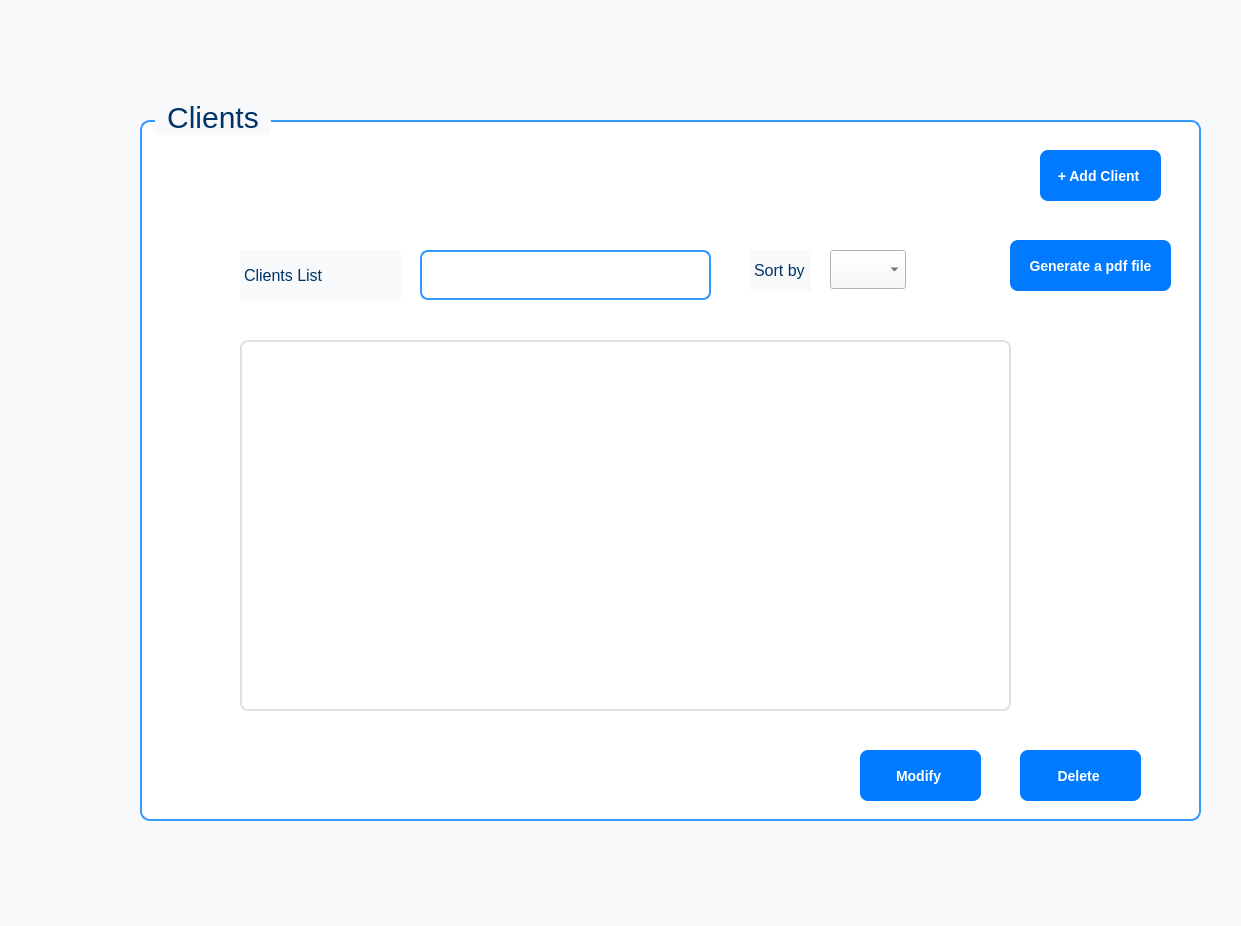
<?xml version="1.0" encoding="UTF-8"?>
<ui version="4.0">
 <class>MainWindow</class>
 <widget class="QMainWindow" name="MainWindow">
  <property name="geometry">
   <rect>
    <x>0</x>
    <y>0</y>
    <width>1241</width>
    <height>926</height>
   </rect>
  </property>
  <property name="windowTitle">
   <string>ClientManagement </string>
  </property>
  <property name="styleSheet">
   <string notr="true">QWidget {
    background-color: #f8f9fa;
    font-family: &quot;Segoe UI&quot;, sans-serif;
    font-size: 14px;
    color: #212529;
}

QLabel {
    font-weight: bold;
    color: #003366;
    font: 16px;
    padding: 4px 0;
}

QLineEdit {
    border: 2px solid #3399ff;
    border-radius: 8px;
    padding: 8px 10px;
    min-height: 30px;
    background-color: #ffffff;
    color: #495057;
}
QLineEdit:hover {
    border: 2px solid #007acc;
    background-color: #f1f8ff;
}
QLineEdit:focus {
    outline: none;
    border: 2px solid #0056b3;
    box-shadow: 0 0 5px rgba(0, 86, 179, 0.5);
}

QGroupBox {
    border: 2px solid #3399ff;
    border-radius: 10px;
    margin-top: 20px;
    font-size: 30px;
    background-color: #ffffff;
    padding: 10px;
}
QGroupBox:title {
    subcontrol-origin: margin;
    left: 15px;
    padding: 0 8px;
    color: #003366;
    font-size: 18px;
    font-weight: bold;
    background-color: #f8f9fa;
    border-radius: 5px;
}

QPushButton {
    background-color: #007bff;
    color: white;
    border-radius: 8px;
    padding: 8px 16px;
    font-weight: bold;
    font-size: 14px;
    box-shadow: 0 2px 5px rgba(0, 0, 0, 0.1);
    transition: all 0.3s ease;
}
QPushButton:hover {
    background-color: #0056b3;
    box-shadow: 0 4px 10px rgba(0, 0, 0, 0.2);
}
QPushButton:pressed {
    background-color: #003d80;
    box-shadow: inset 0 2px 4px rgba(0, 0, 0, 0.2);
}

QHeaderView::section {
    background-color: #3399ff;
    color: white;
    font-weight: bold;
    font-size: 14px;
    padding: 8px;
    border: none;
    text-align: left;
    border-radius: 5px;
}

QTableView {
    border: 2px solid #dee2e6;
    border-radius: 8px;
    background-color: #ffffff;
    gridline-color: #dee2e6;
    selection-background-color: #007bff;
    selection-color: white;
    font-family: &quot;Segoe UI&quot;, sans-serif;
    font-size: 14px;
    color: #212529;
}

QTableView::item:hover {
    background-color: #f1f8ff;
}

QTableView::item:selected {
    background-color: #0056b3;
    color: white;
}

QHeaderView::section {
    background-color: #3399ff;
    color: white;
    font-weight: bold;
    font-size: 14px;
    padding: 8px;
    border: none;
    text-align: left;
    border-radius: 5px;
}

QTableCornerButton::section {
    background-color: #3399ff;
    border-radius: 5px;
}

QScrollBar:vertical {
    background: #e9ecef;
    border: none;
    width: 10px;
    margin: 0px;
    border-radius: 5px;
}

QScrollBar::handle:vertical {
    background: #007bff;
    border-radius: 5px;
}

QScrollBar::handle:vertical:hover {
    background: #0056b3;
}

QScrollBar:horizontal {
    background: #e9ecef;
    border: none;
    height: 10px;
    margin: 0px;
    border-radius: 5px;
}

QScrollBar::handle:horizontal {
    background: #007bff;
    border-radius: 5px;
}

QScrollBar::handle:horizontal:hover {
    background: #0056b3;
}

QScrollBar::add-line, QScrollBar::sub-line {
    background: none;
}</string>
  </property>
  <widget class="QWidget" name="centralwidget">
   <widget class="QGroupBox" name="groupBox">
    <property name="geometry">
     <rect>
      <x>140</x>
      <y>100</y>
      <width>1061</width>
      <height>721</height>
     </rect>
    </property>
    <property name="font">
     <font>
      <family>Segoe UI</family>
      <pointsize>-1</pointsize>
     </font>
    </property>
    <property name="title">
     <string>Clients</string>
    </property>
    <widget class="QPushButton" name="pushButton">
     <property name="geometry">
      <rect>
       <x>900</x>
       <y>50</y>
       <width>121</width>
       <height>51</height>
      </rect>
     </property>
     <property name="text">
      <string>+ Add Client </string>
     </property>
    </widget>
    <widget class="QPushButton" name="pushButton_3">
     <property name="geometry">
      <rect>
       <x>720</x>
       <y>650</y>
       <width>121</width>
       <height>51</height>
      </rect>
     </property>
     <property name="text">
      <string>Modify </string>
     </property>
    </widget>
    <widget class="QPushButton" name="btnDelete">
     <property name="geometry">
      <rect>
       <x>880</x>
       <y>650</y>
       <width>121</width>
       <height>51</height>
      </rect>
     </property>
     <property name="text">
      <string>Delete </string>
     </property>
    </widget>
    <widget class="QLineEdit" name="txtSearch">
     <property name="geometry">
      <rect>
       <x>280</x>
       <y>150</y>
       <width>291</width>
       <height>50</height>
      </rect>
     </property>
    </widget>
    <widget class="QLabel" name="label_3">
     <property name="geometry">
      <rect>
       <x>610</x>
       <y>150</y>
       <width>61</width>
       <height>41</height>
      </rect>
     </property>
     <property name="font">
      <font>
       <family>Segoe UI</family>
       <pointsize>-1</pointsize>
       <italic>false</italic>
       <bold>false</bold>
      </font>
     </property>
     <property name="text">
      <string>Sort by</string>
     </property>
    </widget>
    <widget class="QComboBox" name="comboBox">
     <property name="geometry">
      <rect>
       <x>690</x>
       <y>150</y>
       <width>76</width>
       <height>39</height>
      </rect>
     </property>
    </widget>
    <widget class="QPushButton" name="btnListFile">
     <property name="geometry">
      <rect>
       <x>870</x>
       <y>140</y>
       <width>161</width>
       <height>51</height>
      </rect>
     </property>
     <property name="text">
      <string>Generate a pdf file</string>
     </property>
    </widget>
    <widget class="QLabel" name="label_2">
     <property name="geometry">
      <rect>
       <x>100</x>
       <y>150</y>
       <width>161</width>
       <height>51</height>
      </rect>
     </property>
     <property name="font">
      <font>
       <family>Segoe UI</family>
       <pointsize>-1</pointsize>
       <italic>false</italic>
       <bold>false</bold>
      </font>
     </property>
     <property name="text">
      <string>Clients List</string>
     </property>
    </widget>
    <widget class="QTableView" name="tableView">
     <property name="geometry">
      <rect>
       <x>100</x>
       <y>240</y>
       <width>771</width>
       <height>371</height>
      </rect>
     </property>
    </widget>
   </widget>
   <widget class="QLabel" name="label">
    <property name="geometry">
     <rect>
      <x>0</x>
      <y>-20</y>
      <width>1241</width>
      <height>891</height>
     </rect>
    </property>
    <property name="styleSheet">
     <string notr="true">background-image: url(:/res/background.jpg);
</string>
    </property>
    <property name="text">
     <string/>
    </property>
   </widget>
   <zorder>label</zorder>
   <zorder>groupBox</zorder>
  </widget>
  <widget class="QMenuBar" name="menubar">
   <property name="geometry">
    <rect>
     <x>0</x>
     <y>0</y>
     <width>1241</width>
     <height>24</height>
    </rect>
   </property>
  </widget>
  <widget class="QStatusBar" name="statusbar"/>
 </widget>
 <resources/>
 <connections/>
</ui>
